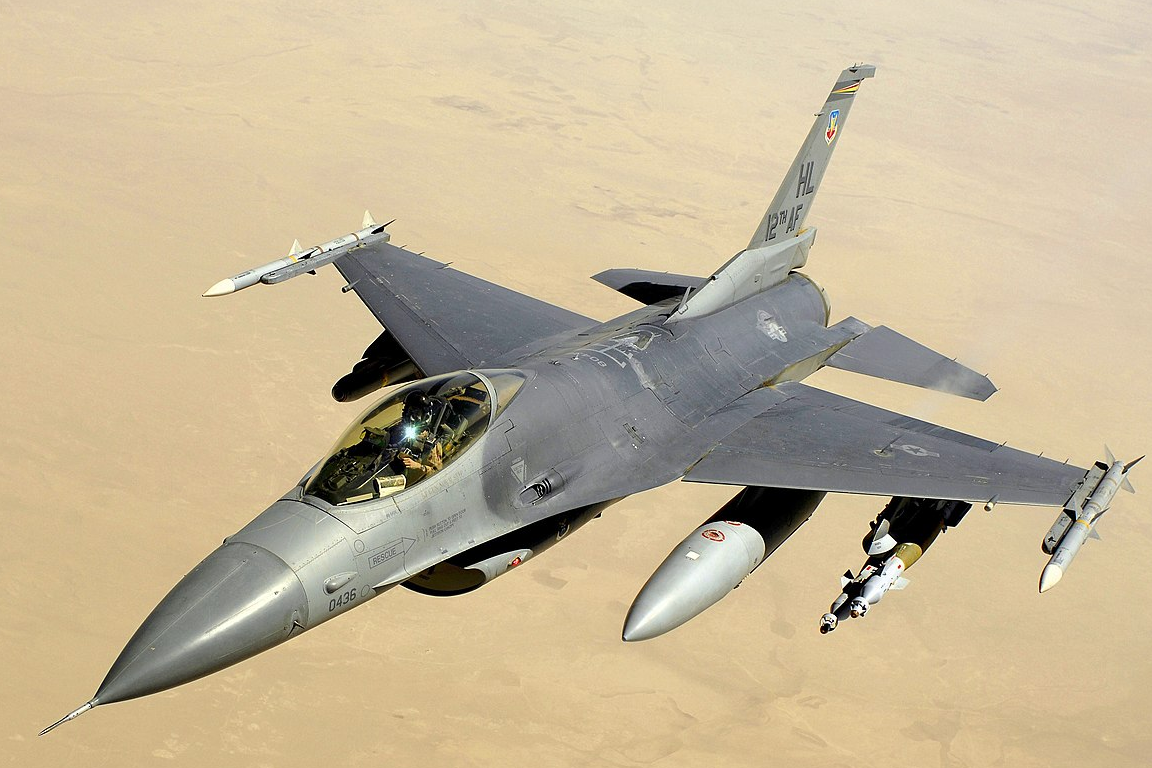
#> input picture images/F-16.bmp, 1152 x 768 px
$ python lastLab.py
#> lines starting #> are read from the running program, lines starting #| are printed output that depends on the picture
import cv2
import numpy as np
import matplotlib.pyplot as plt
from scipy.fft import dct, idct


def segment_image_no_overlap(image, segment_size):
    if len(image.shape) == 3:
        height, width, _ = image.shape
    else:
        height, width = image.shape
    segments = []  # Initialize an empty list to store segments

    # Loop through the image to create segments of size `segment_size x segment_size`
    for y in range(0, height, segment_size):
        for x in range(0, width, segment_size):
            segment = image[y:y + segment_size, x:x + segment_size]  # Extract each segment
            if segment.shape[0] == segment_size and segment.shape[1] == segment_size:
                segments.append(segment)  # Add the segment to the list

    return segments  # Return the list of segments


def apply_dct(segment):
    """
    Apply the Discrete Cosine Transform (DCT) to a 2D segment and round the coefficients to integers.

    Parameters:
    - segment: 2D NumPy array.

    Returns:
    - dct_segment: DCT-transformed 2D NumPy array with integer coefficients.
    """
    # Apply DCT
    dct_segment = dct(dct(segment.T, type=2, norm='ortho').T, type=2, norm='ortho')

    # Round coefficients to integers
    return np.round(dct_segment).astype(int)


def apply_idct(dct_segment):
    return idct(idct(dct_segment.T, type=2, norm='ortho').T, type=2, norm='ortho')


def round_coefficients(dct_image):
    return np.round(dct_image)


def calculate_rmse(original, reconstructed):
    """Calculate the Root Mean Square Error (RMSE) between two images."""
    diff = original - reconstructed
    mse = np.mean(diff ** 2)
    return np.sqrt(mse)


def process_image(original_image):
    """Main function to process the image."""
    # Read the image in grayscale

    if original_image is None:
        raise FileNotFoundError("Image not found!")

    # Apply DCT
    dct_image = apply_dct(original_image)

    # Round coefficients
    rounded_dct_image = round_coefficients(dct_image)

    # Reconstruct the image using inverse DCT
    reconstructed_image = apply_idct(rounded_dct_image)

    # Calculate RMSE
    rmse = calculate_rmse(original_image, reconstructed_image)

    # Plot the results
    plt.figure(figsize=(12, 8))

    plt.subplot(1, 3, 1)
    plt.title("Original Image")
    plt.imshow(original_image, cmap='gray')
    plt.axis('off')

    plt.subplot(1, 3, 2)
    plt.title("DCT Coefficients")
    plt.imshow(np.log1p(np.abs(dct_image)), cmap='gray')  # Log scale for visualization
    plt.axis('off')

    plt.subplot(1, 3, 3)
    plt.title(f"Reconstructed Image. MSE: {rmse:.2f}")
    plt.imshow(reconstructed_image, cmap='gray')
    plt.axis('off')

    plt.tight_layout()
    plt.show()

    return reconstructed_image, rmse, np.abs(original_image - reconstructed_image)


def apply_dct_to_rows(segment):
    dct_rows = []
    for row in segment:
        dct_row = cv2.dct(np.float32(row).reshape(-1, 1))  # Apply DCT to the row
        dct_rows.append(dct_row.flatten())  # Flatten back to 1D
    return np.array(dct_rows)


def calculate_mse(original_row, reconstructed_row):
    """
    Calculate the Mean Squared Error (MSE) between the original and reconstructed rows.

    Parameters:
    - original_row: 1D NumPy array representing the original row.
    - reconstructed_row: 1D NumPy array representing the reconstructed row.

    Returns:
    - mse: Mean Squared Error (MSE) as a float.
    """

    print(f"Original row shape: {original_row.shape}")
    print(f"Reconstructed row shape: {reconstructed_row.shape}")
    if original_row.shape != reconstructed_row.shape:
        raise ValueError("Original and reconstructed rows must have the same shape.")

    # Compute the squared differences
    squared_diff = (original_row - reconstructed_row) ** 2

    # Calculate and return the mean of squared differences
    mse = np.mean(squared_diff)
    return mse


def process_segment(segment):
    """
    Divide a segment into rows and plot their pixel values in a grid.
    Parameters:
    - segment: 2D NumPy array of shape (n, n).
    """
    rows, cols = segment.shape

    # Calculate the number of rows and columns for the grid
    num_rows = 4
    num_cols = int(np.ceil(rows / num_rows))

    # Create a single plot with subplots
    fig, axes = plt.subplots(num_rows, num_cols, figsize=(12, 8))  # Adjust figsize as needed

    for i, row in enumerate(segment):
        # Calculate the row and column index for the current subplot
        row_idx = i // num_cols
        col_idx = i % num_cols

        reconstructed_row = apply_dct_to_rows(row)
        # Plot pixel values for the current row
        axes[row_idx, col_idx].plot(row, label=f"Original Row {i} Values", marker='o')
        axes[row_idx, col_idx].plot(reconstructed_row, label=f"Reconstructed Row {i} Values", marker='x',
                                    color='orange')
        axes[row_idx, col_idx].set_title(f"Row {i}, MSE = {calculate_mse(row, reconstructed_row.flatten()):.4f}")
        axes[row_idx, col_idx].set_xlabel("Index")
        axes[row_idx, col_idx].set_ylabel("Value")

        # Add a legend
        axes[row_idx, col_idx].legend()

    # Adjust layout to avoid overlapping elements
    plt.tight_layout()
    plt.show()


def process_sq_segment(segment):
    """
    Process a square segment, apply DCT and inverse DCT, calculate MSE,
    and plot the original and reconstructed pixel values in a single graph.

    Parameters:
    - segment: 2D NumPy array of shape (n, n).
    """
    if segment.shape[0] != segment.shape[1]:
        raise ValueError("Segment must be square (n x n).")

    # Apply DCT to the entire segment
    dct_segment = apply_dct(segment)

    # Reconstruct the segment using inverse DCT
    reconstructed_segment = apply_idct(dct_segment)

    # Calculate MSE between the original and reconstructed segments
    mse = calculate_mse(segment.flatten(), reconstructed_segment.flatten())

    # Flatten the segments for plotting
    original_values = segment.flatten()
    reconstructed_values = reconstructed_segment.flatten()

    # Plot the original and reconstructed values
    plt.figure(figsize=(12, 6))
    plt.plot(original_values, label="Original Values", marker='o', linestyle='-', color='blue')
    plt.plot(reconstructed_values, label="Reconstructed Values", marker='x', linestyle='--', color='orange')
    plt.title(f"Original vs Reconstructed Segment (MSE: {mse:.4f})")
    plt.xlabel("Pixel Index")
    plt.ylabel("Pixel Value")
    plt.legend()
    plt.grid(True)
    plt.tight_layout()
    plt.show()


def fetch_segments(entropy_values, min_entropy, max_entropy):
    """
        Fetch the first segment in each category (low, medium, high) based on normalized entropy.

        Parameters:
        - entropy_values: List of entropy values to evaluate.
        - min_entropy: Minimum entropy value for normalization.
        - max_entropy: Maximum entropy value for normalization.

        Returns:
        - A dictionary with the first segment in each category: {'low': index, 'medium': index, 'high': index}.
          If a category is not found, its value will be None.
        """
    # Initialize placeholders for each category
    categories = {'low': None, 'medium': None, 'high': None}

    for i, entropy in enumerate(entropy_values):
        # Normalize the entropy
        normalized = (entropy - min_entropy) / (max_entropy - min_entropy)

        # Determine the category
        if normalized < 0.45 and categories['low'] is None:
            categories['low'] = i  # First low segment
        elif 0.45 <= normalized <= 0.55 and categories['medium'] is None:
            categories['medium'] = i  # First medium segment
        elif normalized > 0.55 and categories['high'] is None:
            categories['high'] = i  # First high segment

        # Break the loop early if all categories are found
        if all(value is not None for value in categories.values()):
            break

    return categories


def fetch_all_segments(entropy_values, min_entropy, max_entropy):
    """
    Fetch all segments in low, medium, and high categories based on normalized entropy values.

    Parameters:
    - entropy_values: List of entropy values for segments.
    - min_entropy: Minimum entropy value for normalization.
    - max_entropy: Maximum entropy value for normalization.

    Returns:
    - A dictionary with segment indices categorized as 'low', 'medium', or 'high'.
    """
    # Initialize placeholders for each category
    categories = {'low': [], 'medium': [], 'high': []}

    for i, entropy in enumerate(entropy_values):
        # Normalize the entropy
        normalized = (entropy - min_entropy) / (max_entropy - min_entropy)

        # Determine the category and append the segment index
        if normalized < 0.45:
            categories['low'].append(i)  # Low entropy segments
        elif 0.45 <= normalized <= 0.55:
            categories['medium'].append(i)  # Medium entropy segments
        elif normalized > 0.55:
            categories['high'].append(i)  # High entropy segments

    return categories


def mean_arithmetical_expectation(image):
    if len(image.shape) == 3:
        image = cv2.cvtColor(image, cv2.COLOR_BGR2GRAY)
    pixel_values = image.flatten()
    sum_value = np.sum(pixel_values)

    return sum_value / len(pixel_values)


# Path to the image
image_path = "images/F-16.bmp"
original_image = cv2.imread(image_path, cv2.IMREAD_GRAYSCALE)
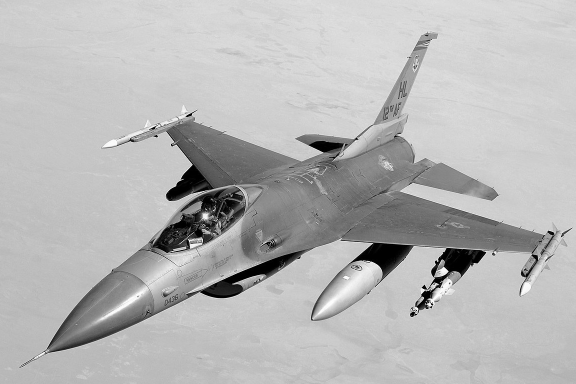
#> original_image: shape (768, 1152) (shown at 1/2 size); min 0, max 255, mean 182.2

height, width = original_image.shape

segment_size = 8
segment_array = segment_image_no_overlap(original_image, segment_size)
#> after the loop in segment_image_no_overlap, `for y in range(0, height, segment_size):`: segments = 13824 items
#> segment_array = 13824 items
brightness = []

for segment in segment_array:
    brightness.append(mean_arithmetical_expectation(segment))
#> this loop made 13824 passes
#> sum_value in mean_arithmetical_expectation on passes 1 to 3: 12905, 12965, 12922
#> after the loop, brightness = 13824 values, max 249.6 at index 5068, min 0 at index 9024, mean 182.2

critical_segments = fetch_segments(brightness, np.min(brightness), np.max(brightness))
#> the loop in fetch_segments, `for i, entropy in enumerate(entropy_values):` made 3269 passes
#> (entropy, normalized) on passes 1 to 3: (201.6, 0.808), (202.6, 0.812), (201.9, 0.809)
#> after the loop in fetch_segments, `for i, entropy in enumerate(entropy_values):`: categories = {'low': 3268, 'medium': 1545, 'high': 0}
#> critical_segments = {'low': 3268, 'medium': 1545, 'high': 0}

process_segment(segment_array[critical_segments['low']])
#> the loop in process_segment, `for i, row in enumerate(segment):` made 8 passes
#> (row_idx, col_idx, reconstructed_row) on passes 1 to 8: (0, 0, [90, 71, 181, 144, 136, 118, 78, 107]), (0, 1, [91, 95, 121, 99, 102, 115, 65, 142]), (1, 0, [106, 112, 96, 97, 101, 121, 59, 168]), (1, 1, [113, 103, 113, 117, 113, 115, 61, 181]), (2, 0, [109, 96, 112, 115, 115, 104, 84, 193]), (2, 1, [120, 129, 113, 90, 102, 89, 104, 194]), (3, 0, [99, 70, 20, 26, 105, 79, 112, 181]), (3, 1, [30, 52, 120, 174, 124, 76, 152, 150])
#> (printed output is left out)
process_segment(segment_array[critical_segments['medium']])
#> the loop in process_segment (call 2), `for i, row in enumerate(segment):` made 8 passes
#> (row_idx, col_idx, reconstructed_row) on passes 1 to 8: (0, 0, [151, 158, 170, 168, 163, 171, 170, 162]), (0, 1, [154, 153, 160, 149, 132, 124, 113, 107]), (1, 0, [118, 112, 110, 112, 103, 117, 122, 115]), (1, 1, [106, 112, 113, 115, 113, 121, 116, 111]), (2, 0, [114, 122, 118, 117, 115, 117, 118, 128]), (2, 1, [111, 122, 112, 115, 116, 123, 121, 104]), (3, 0, [112, 119, 117, 120, 111, 88, 83, 126]), (3, 1, [120, 109, 86, 87, 122, 186, 239, 231])
#> (printed output is left out)
process_segment(segment_array[critical_segments['high']])

process_sq_segment(segment_array[critical_segments['low']])
#| Original row shape: (64,)
#| Reconstructed row shape: (64,)
#> in process_sq_segment, `mse = calculate_mse(segment.flatten(), reconstructed_segment.flatten())`: mse = 0.094
#> in process_sq_segment, `original_values = segment.flatten()`: original_values = 64 values, max 194 at index 47, min 20 at index 50, mean 108.9
#> in process_sq_segment, `reconstructed_values = reconstructed_segment.flatten()`: reconstructed_values = 64 values, max 193.7 at index 47, min 19.57 at index 50, mean 108.9
process_sq_segment(segment_array[critical_segments['medium']])
#| Original row shape: (64,)
#| Reconstructed row shape: (64,)
process_sq_segment(segment_array[critical_segments['high']])
#| Original row shape: (64,)
#| Reconstructed row shape: (64,)

img, rmse, mse_values = process_image(original_image)
#> in calculate_rmse, `diff = original - reconstructed`:
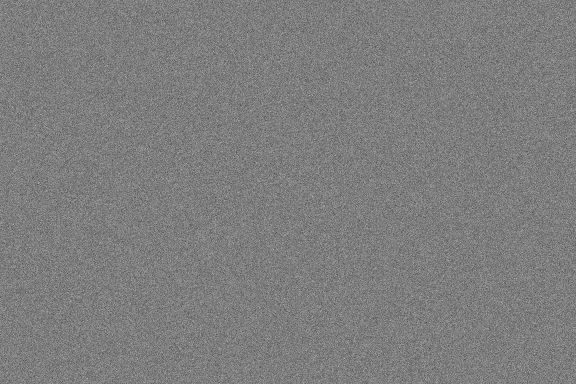
#> diff: shape (768, 1152) float64 (shown at 1/2 size); min -1.47, max 1.5, mean 0.000362; drawn with min black and max white
#> in calculate_rmse, `mse = np.mean(diff ** 2)`: mse = 0.0833
#> in process_image, `rmse = calculate_rmse(original_image, reconstructed_image)`: rmse = 0.289
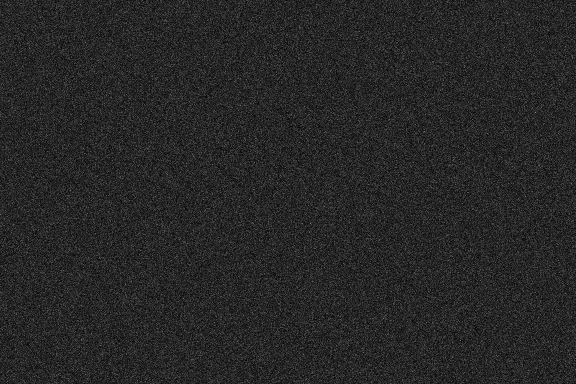
#> mse_values: shape (768, 1152) float64 (shown at 1/2 size); min 1.05e-06, max 1.5, mean 0.23; drawn with min black and max white
#> rmse = 0.289

print(f"Root Mean Square Error (RMSE): {rmse:.2f}")
#| Root Mean Square Error (RMSE): 0.29

plt.figure(figsize=(10, 5))
plt.plot(mse_values, color='teal')
plt.axhline(y=rmse, color='red', linestyle='--', label=f"Average MSE ({rmse:.2f})")
plt.title("MSE per Segment in Restored Image")
plt.xlabel("Segment Index")
plt.ylabel("MSE")
plt.show()

process_image(segment_array[critical_segments['low']])
#> in process_image (call 2), `rmse = calculate_rmse(original_image, reconstructed_image)`: rmse = 0.307
#> in process_image (call 2), `plt.show()`:
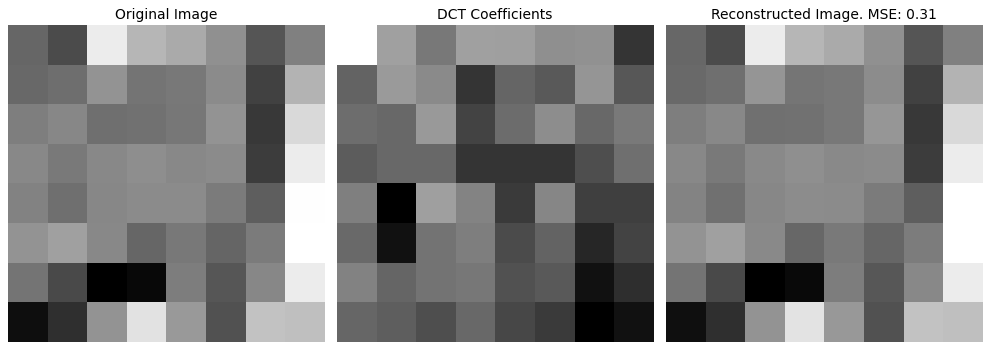
#> figure drawn by matplotlib, 3 panels
process_image(segment_array[critical_segments['medium']])
#> in process_image (call 3), `rmse = calculate_rmse(original_image, reconstructed_image)`: rmse = 0.284
#> in process_image (call 3), `plt.show()`:
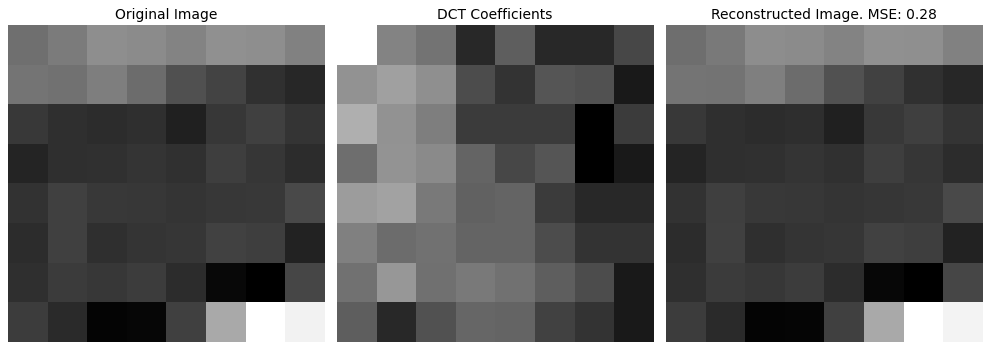
#> figure drawn by matplotlib, 3 panels
process_image(segment_array[critical_segments['high']])
#> in process_image (call 4), `rmse = calculate_rmse(original_image, reconstructed_image)`: rmse = 0.295
#> in process_image (call 4), `plt.show()`:
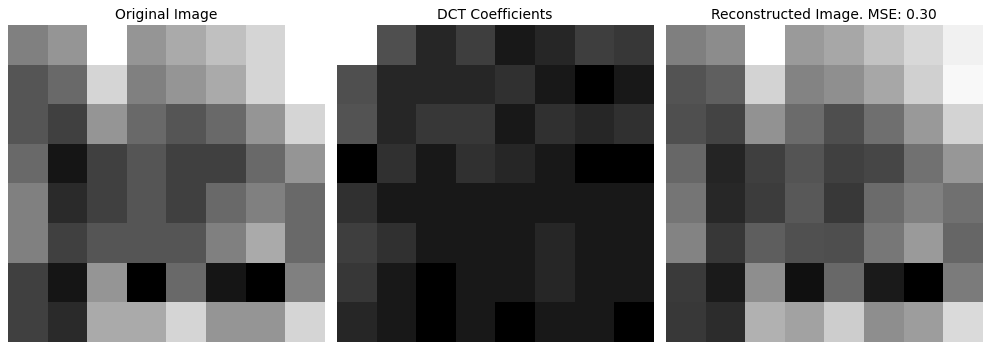
#> figure drawn by matplotlib, 3 panels


segments = fetch_all_segments(brightness, np.min(brightness), np.max(brightness))
#> in fetch_all_segments, `categories = {'low': [], 'medium': [], 'high': []}`: categories = {'low': [], 'medium': [], 'high': []}
#> the loop in fetch_all_segments, `for i, entropy in enumerate(entropy_values):` made 13824 passes
#> segments = 3 items
mean_br = np.mean(brightness)
#> mean_br = 182.2

low_mse = 0
mid_mse = 0
high_mse = 0

print(segments['low'])
#> (printed output is left out)
for segment in segments['low']:
    low_mse += pow(mean_br - mean_arithmetical_expectation(segment_array[segment]), 2)
#> this loop made 1119 passes
#> (segment, sum_value in mean_arithmetical_expectation, low_mse) on passes 1 to 3: (3268, 6970, 5373.6), (4079, 6352, 12256.1), (4128, 7182, 17155)
#> after the loop, low_mse = 14379266.4

for segment in segments['medium']:
    mid_mse += pow(mean_br - mean_arithmetical_expectation(segment_array[segment]), 2)
#> this loop made 1111 passes
#> (segment, sum_value in mean_arithmetical_expectation, mid_mse) on passes 1 to 3: (1545, 8150, 3010.4), (1546, 8043, 6207.1), (1688, 8556, 8561.6)
#> after the loop, mid_mse = 3781619.8

for segment in segments['high']:
    high_mse += pow(mean_br - mean_arithmetical_expectation(segment_array[segment]), 2)
#> this loop made 11594 passes
#> (sum_value in mean_arithmetical_expectation, high_mse) on passes 1 to 3: (12905, 377.5), (12965, 792.3), (12922, 1180.2)

labels = ['Low Brightness', 'Medium Brightness', 'High Brightness']
mse_values = [low_mse, mid_mse, high_mse]

# Plotting the MSE values
plt.figure(figsize=(8, 6))
plt.bar(labels, mse_values, color=['blue', 'orange', 'green'])
plt.title('MSE for Low, Medium, and High Segments')
plt.xlabel('Segment Category')
plt.ylabel('Root Mean Squared Error (RMSE)')
plt.grid(True, axis='y', linestyle='--', alpha=0.7)
plt.tight_layout()
plt.show()
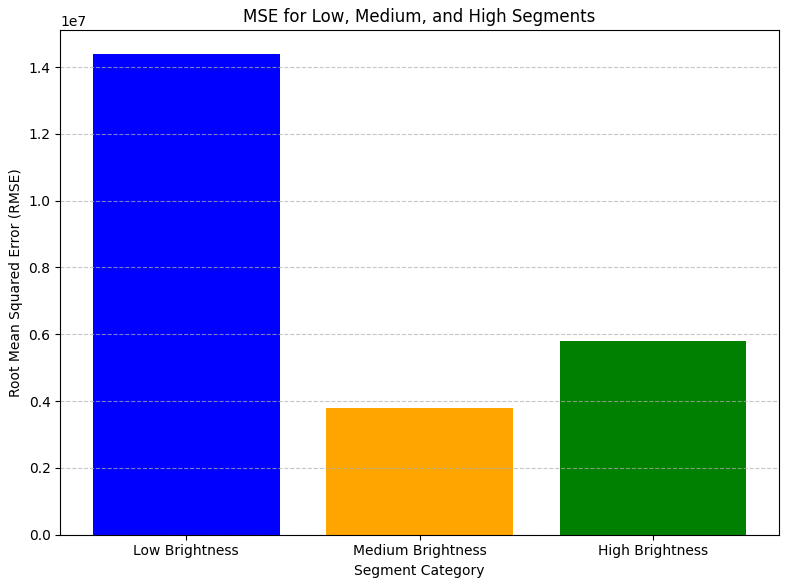
#> figure drawn by matplotlib, 1 panel; tallest bar 14379266.4 high, from x = -0.4 to 0.4
